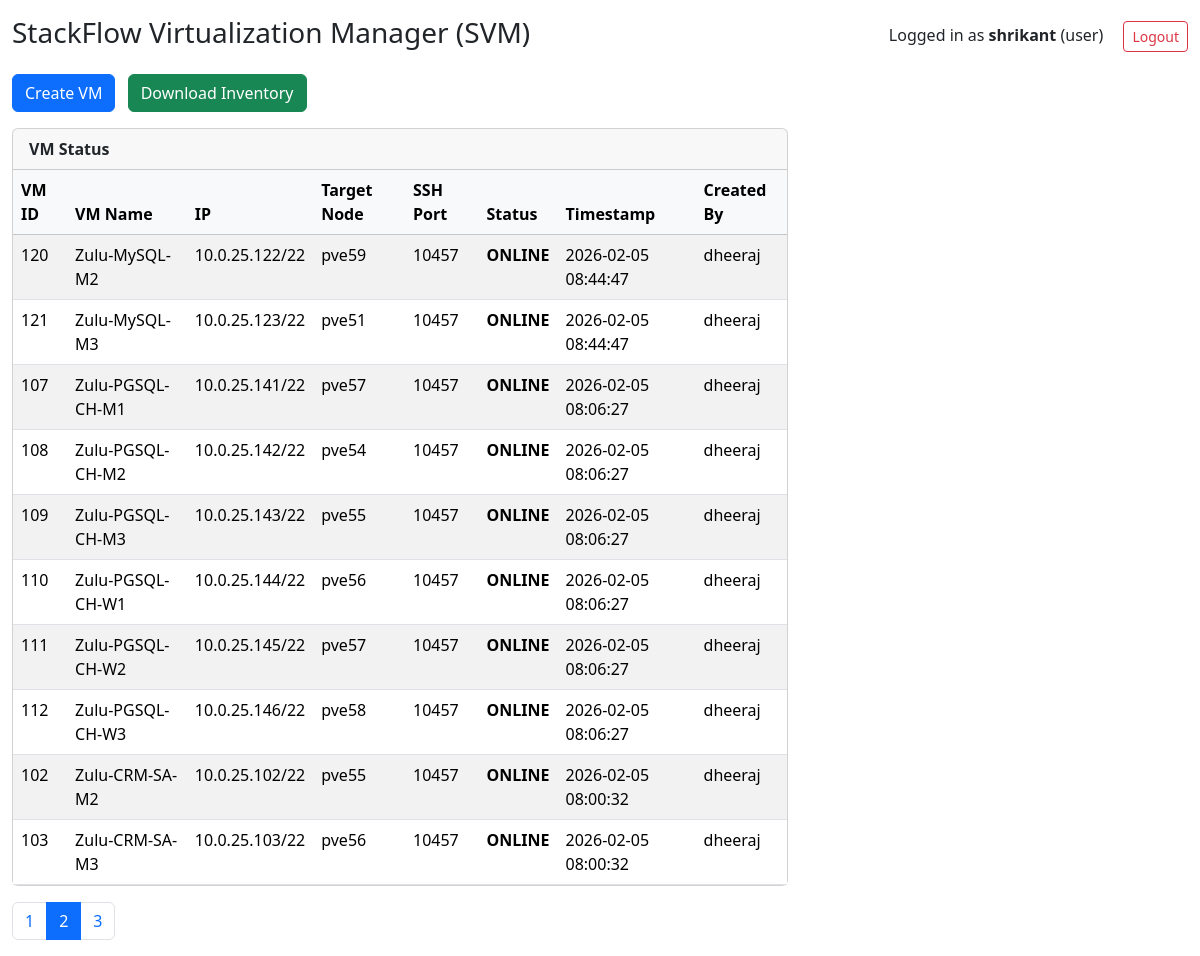
/dashboard?page=2&per_page=10 (signed in), run on the app's committed database.
### tables this page shows
CREATE TABLE vm_status (
        vmid TEXT PRIMARY KEY,
        vmname TEXT,
        ipaddr TEXT,
        target_node TEXT,
        ssh_port INTEGER,
        ssh_status TEXT,
        timestamp INTEGER,
        created_by TEXT
    );

### app.py (the view)
@app.route("/dashboard")
@login_required
def dashboard():
    page = int(request.args.get("page", 1))
    per_page = int(request.args.get("per_page", 10))
    offset = (page-1)*per_page
    conn = sqlite3.connect(DB_PATH)
    c = conn.cursor()
    c.execute("SELECT COUNT(*) FROM vm_status")
    total_vms = c.fetchone()[0]
    c.execute(f"""
        SELECT vmid, vmname, ipaddr, target_node,
               ssh_port, ssh_status, timestamp, created_by
        FROM vm_status
        ORDER BY timestamp DESC
        LIMIT {per_page} OFFSET {offset}
    """)
    rows = c.fetchall()
    users = []
    if session["role"] == "admin":
        c.execute("SELECT username, email, role FROM users")
        users = c.fetchall()
    conn.close()
    vms = []
    for r in rows:
        vms.append({
            "vmid": r[0],
            "vmname": r[1],
            "ipaddr": r[2],
            "target_node": r[3],
            "ssh_port": r[4],
            "ssh_status": r[5],
            "timestamp": time.strftime("%Y-%m-%d %H:%M:%S", time.localtime(r[6])),
            "created_by": r[7]
        })
    total_pages = (total_vms + per_page - 1) // per_page
    return render_template(
        "dashboard.html",
        vms=vms,
        users=users,
        role=session["role"],
        username=session["username"],
        page=page,
        per_page=per_page,
        total_pages=total_pages
    )

### app.py (called while the page is built)
def login_required(f):
    @wraps(f)
    def wrap(*args, **kwargs):
        if "username" not in session:
            return redirect(url_for("login"))
        return f(*args, **kwargs)
    return wrap

### templates/dashboard.html (shortened to what this page needs)
<!DOCTYPE html>
<html lang="en">
<head>
<link href="https://cdn.jsdelivr.net/npm/bootstrap@5.3.3/dist/css/bootstrap.min.css" rel="stylesheet">
</head>
<body>
<div class="container-fluid mt-3">
<div class="d-flex justify-content-between align-items-center mb-3">
    <h3>StackFlow Virtualization Manager (SVM)</h3>
    <div>
        <span class="me-3">
            Logged in as <strong>{{ username }}</strong> ({{ role }})
        </span>
        <a href="{{ url_for('logout') }}" class="btn btn-outline-danger btn-sm">Logout</a>
    </div>
</div>
<div class="mb-3">
    <a href="{{ url_for('vm_form') }}" class="btn btn-primary">Create VM</a>
    <a href="{{ url_for('download_inventory') }}" class="btn btn-success ms-2">
        Download Inventory
    </a>
</div>
<div class="row">
<div class="col-md-8">
    <div class="card mb-3">
        <div class="card-header">VM Status</div>
        <div class="card-body p-0">
            <table class="table table-striped table-hover mb-0">
                <thead class="table-light">
                    <tr>
                        <th>VM ID</th>
                        <th>VM Name</th>
                        <th>IP</th>
                        <th>Target Node</th>
                        <th>SSH Port</th>
                        <th>Status</th>
                        <th>Timestamp</th>
                        <th>Created By</th>
                    </tr>
                </thead>
                <tbody>
                {% for vm in vms %}
                    <tr>
                        <td>{{ vm.vmid }}</td>
                        <td>{{ vm.vmname }}</td>
                        <td>{{ vm.ipaddr }}</td>
                        <td>{{ vm.target_node }}</td>
                        <td>{{ vm.ssh_port }}</td>
                        <td class="status-{{ vm.ssh_status }}">{{ vm.ssh_status }}</td>
                        <td>{{ vm.timestamp }}</td>
                        <td>{{ vm.created_by }}</td>
                    </tr>
                {% endfor %}
                </tbody>
            </table>
        </div>
    </div>
    <nav>
      <ul class="pagination">
        {% for p in range(1, total_pages + 1) %}
        <li class="page-item {% if p == page %}active{% endif %}">
            <a class="page-link"
               href="{{ url_for('dashboard', page=p, per_page=per_page) }}">
               {{ p }}
            </a>
        </li>
        {% endfor %}
      </ul>
    </nav>
</div>
</div>
</div>
</body>
</html>

### templates/dashboard.html (style rules this page uses)
.status-ONLINE { color: green; font-weight: bold; }
.card-header { font-weight: bold; }

### data on the page
vm_status: vmid "120", vmname "Zulu-MySQL-M2", ipaddr "10.0.25.122/22", target_node "pve59", ssh_port "10457", ssh_status "ONLINE", timestamp "2026-02-05 08:44:47", created_by "dheeraj"
vm_status: vmid "121", vmname "Zulu-MySQL-M3", ipaddr "10.0.25.123/22", target_node "pve51", ssh_port "10457", ssh_status "ONLINE", timestamp "2026-02-05 08:44:47", created_by "dheeraj"
vm_status: vmid "107", vmname "Zulu-PGSQL-CH-M1", ipaddr "10.0.25.141/22", target_node "pve57", ssh_port "10457", ssh_status "ONLINE", timestamp "2026-02-05 08:06:27", created_by "dheeraj"
vm_status: vmid "108", vmname "Zulu-PGSQL-CH-M2", ipaddr "10.0.25.142/22", target_node "pve54", ssh_port "10457", ssh_status "ONLINE", timestamp "2026-02-05 08:06:27", created_by "dheeraj"
vm_status: vmid "109", vmname "Zulu-PGSQL-CH-M3", ipaddr "10.0.25.143/22", target_node "pve55", ssh_port "10457", ssh_status "ONLINE", timestamp "2026-02-05 08:06:27", created_by "dheeraj"
vm_status: vmid "110", vmname "Zulu-PGSQL-CH-W1", ipaddr "10.0.25.144/22", target_node "pve56", ssh_port "10457", ssh_status "ONLINE", timestamp "2026-02-05 08:06:27", created_by "dheeraj"
vm_status: vmid "111", vmname "Zulu-PGSQL-CH-W2", ipaddr "10.0.25.145/22", target_node "pve57", ssh_port "10457", ssh_status "ONLINE", timestamp "2026-02-05 08:06:27", created_by "dheeraj"
vm_status: vmid "112", vmname "Zulu-PGSQL-CH-W3", ipaddr "10.0.25.146/22", target_node "pve58", ssh_port "10457", ssh_status "ONLINE", timestamp "2026-02-05 08:06:27", created_by "dheeraj"
vm_status: vmid "102", vmname "Zulu-CRM-SA-M2", ipaddr "10.0.25.102/22", target_node "pve55", ssh_port "10457", ssh_status "ONLINE", timestamp "2026-02-05 08:00:32", created_by "dheeraj"
vm_status: vmid "103", vmname "Zulu-CRM-SA-M3", ipaddr "10.0.25.103/22", target_node "pve56", ssh_port "10457", ssh_status "ONLINE", timestamp "2026-02-05 08:00:32", created_by "dheeraj"

### other printed values
{{ username }} "shrikant"
{{ role }} "user"
{{ p }} "1" "2" "3"
